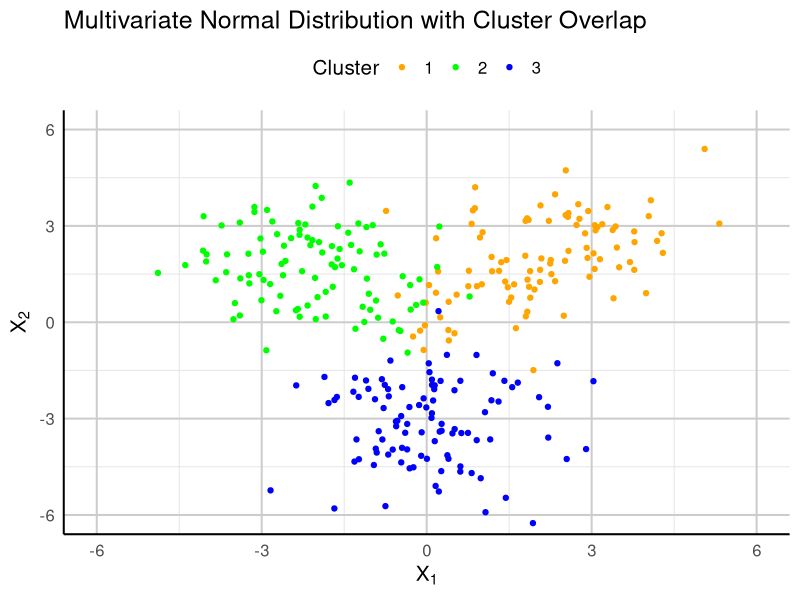
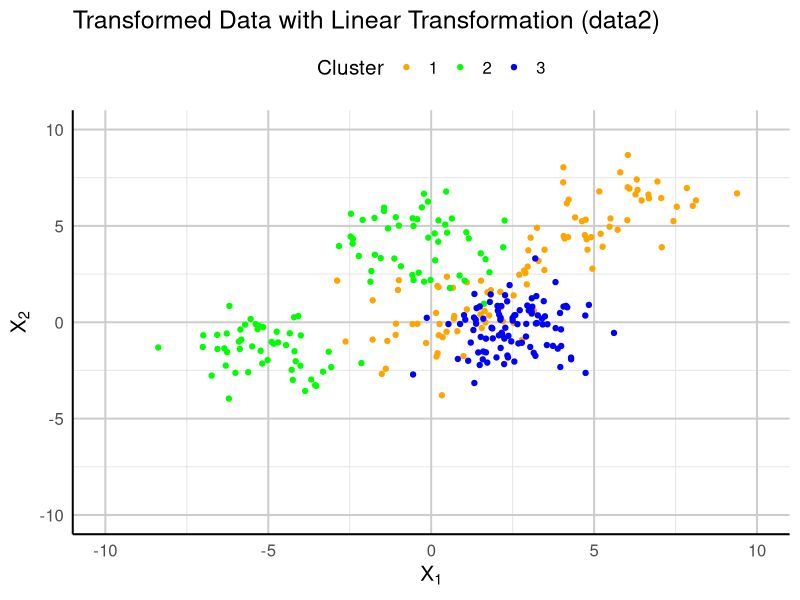

Here is the R script that generated these plots, in order: (Note: a time limit stopped this script after it produced the figures.)
# Function
rand.index <- function(true_labels, predicted_labels) {
  if (length(true_labels) != length(predicted_labels)) {
    stop("The length of the two label vectors must be the same.")
  }
  
  contingency_table <- table(true_labels, predicted_labels)
  
  a <- sum(choose(contingency_table, 2))
  b <- sum(choose(rowSums(contingency_table), 2)) - a
  c <- sum(choose(colSums(contingency_table), 2)) - a
  d <- choose(sum(contingency_table), 2) - (a + b + c)
  
  rand_index <- (a + d) / (a + b + c + d)
  return(rand_index)
}



try = function(dat1, dat2, itrN = 500, K=4, k_near=5){
  dat1_cl = kmeans(dat1, K)$cluster
  dat2_cl = kmeans(dat2, K)$cluster
  
  N = nrow(dat1)
  
  # calculate pairwise distance for both datasets
  dat1_dist = as.matrix(dist(dat1))
  dat2_dist = as.matrix(dist(dat2))
  
  # calculate the total distance for an observation  
  tot_dist1 = apply(dat1_dist,2,sum)
  tot_dist2 = apply(dat2_dist,2,sum)
  
  diag(dat1_dist) = NA
  diag(dat2_dist) = NA
  
  # a function that outputs the indices of k_near (number) closest neighbors
  '작은 값의 index를 반환하는 함수'
  k_near_take = function(x, k_near){
    order(x)[1:k_near]
  }
  
  dat1_near_mat = apply(dat1_dist, 2, k_near_take, k_near)
  dat2_near_mat = apply(dat2_dist, 2, k_near_take, k_near)
  
  
  rand1 = rep(NA, itrN)
  rand2 = rep(NA, itrN)
  
  # genearte itrN number of permutation samples
  for (itr in 1:itrN){
    # new permuted samples
    new_dat1 = dat1
    new_dat2 = dat2
    
    TF_ind = sample(c(T,F), size=N, replace=T)
    
    for (i in 1:N){
      if (TF_ind[i]){
        
        # calucluate the weights
        mix_coef1 = dat1_dist[i,dat1_near_mat[,i]]
        mix_coef1 = mix_coef1/sum(mix_coef1)
        mix_coef2 = dat2_dist[i,dat2_near_mat[,i]]
        mix_coef2 = mix_coef2/sum(mix_coef2)
        
        # calculate the weighted average
        new_dat2_point = apply(mix_coef1*dat2[dat1_near_mat[,i],],2,sum) 
        new_dat1_point = apply(mix_coef2*dat1[dat2_near_mat[,i],],2,sum) 
        
        new_dat1[i,] = new_dat1_point
        new_dat2[i,] = new_dat2_point
        
      } 
    }
    
    new_cl_dat1 = kmeans(new_dat1, K)
    new_cl_dat2 = kmeans(new_dat2, K)
    
    rand1[itr] = rand.index(new_cl_dat1$cluster, dat2_cl)
    rand2[itr] = rand.index(new_cl_dat2$cluster, dat1_cl)
  }
  
  return(list(ri1= rand1, ri2=rand2, rf= rand.index(dat2_cl, dat1_cl)))
}


# Load libraries
library(MASS)
library(ggplot2)
library(progress)

# Setting seed
set.seed(241007)

# Define centroids (mean vectors)
mu1 <- c(2, 2)
mu2 <- c(-2, 2)
mu3 <- c(0, -3)

# Adjusted covariance matrices for more overlap
cov1 <- matrix(c(1.5, 0.6, 0.6, 1.5), nrow = 2)
cov2 <- matrix(c(1.5, -0.4, -0.4, 1.5), nrow = 2)
cov3 <- matrix(c(1.5, 0.3, 0.3, 1.5), nrow = 2)

# Sampling 100 data points ~ MultiNormal dist for each centroid
cluster1 <- mvrnorm(100, mu = mu1, Sigma = cov1)
cluster2 <- mvrnorm(100, mu = mu2, Sigma = cov2)
cluster3 <- mvrnorm(100, mu = mu3, Sigma = cov3)

# Combine the data into a single data frame for ggplot
dat1 <- data.frame(
  X1 = c(cluster1[,1], cluster2[,1], cluster3[,1]),
  X2 = c(cluster1[,2], cluster2[,2], cluster3[,2]),
  Cluster = factor(rep(1:3, each = 100))
)

# Define colors for clusters
cluster_colors <- c("orange", "green", "blue")

# Create the ggplot
p <- ggplot(dat1, aes(x = X1, y = X2, color = Cluster)) +
  geom_point(size = 1.5) +
  # stat_ellipse(type = "norm", linetype = "dashed", size = 1) +  # Add ellipses
  scale_color_manual(values = cluster_colors) +
  labs(x = expression(X[1]), y = expression(X[2]), title = "Multivariate Normal Distribution with Cluster Overlap") +
  theme_minimal(base_size = 15) +
  theme(
    panel.grid.major = element_line(color = "grey80", linetype = "solid"),
    panel.grid.minor = element_line(color = "grey90", linetype = "solid"),
    axis.line = element_line(color = "black"),
    legend.position = "top"
  ) +
  coord_cartesian(xlim = c(-6, 6), ylim = c(-6, 6))

p

# Save the plot with high DPI
# ggsave("cluster_plot.png", plot = p, width = 8, height = 6, dpi = 1000)

# Define linear transformation parameters for each cluster
a1 <- 1.2; b1 <- c(3, -2)   # Transformation for Cluster 1
a2 <- 1.1; b2 <- c(-3, 2)   # Transformation for Cluster 2
a3 <- 0.9; b3 <- c(2, 3)    # Transformation for Cluster 3

# Apply linear transformation to each cluster
cluster1_transformed <- a1 * cluster1 + matrix(rep(b1, each = 100), ncol = 2, byrow = TRUE)
cluster2_transformed <- a2 * cluster2 + matrix(rep(b2, each = 100), ncol = 2, byrow = TRUE)
cluster3_transformed <- a3 * cluster3 + matrix(rep(b3, each = 100), ncol = 2, byrow = TRUE)

# Combine transformed data into a new data frame for plotting
dat2 <- data.frame(
  X1 = c(cluster1_transformed[,1], cluster2_transformed[,1], cluster3_transformed[,1]),
  X2 = c(cluster1_transformed[,2], cluster2_transformed[,2], cluster3_transformed[,2]),
  Cluster = factor(rep(1:3, each = 100))
)

# Define colors for clusters
cluster_colors <- c("orange", "green", "blue")

# Plot the transformed data
p2 <- ggplot(dat2, aes(x = X1, y = X2, color = Cluster)) +
  geom_point(size = 1.5) +
  scale_color_manual(values = cluster_colors) +
  labs(x = expression(X[1]), y = expression(X[2]), title = "Transformed Data with Linear Transformation (data2)") +
  theme_minimal(base_size = 15) +
  theme(
    panel.grid.major = element_line(color = "grey80", linetype = "solid"),
    panel.grid.minor = element_line(color = "grey90", linetype = "solid"),
    axis.line = element_line(color = "black"),
    legend.position = "top"
  ) +
  coord_cartesian(xlim = c(-10, 10), ylim = c(-10, 10))

p2

# Save the plot with high DPI
# ggsave("cluster_plot_no_ellipses.png", plot = p, width = 8, height = 6, dpi = 1000)


# 1 times simulation
m1 = as.matrix(dat1[, c("X1", "X2")])
m2 = as.matrix(dat2[, c("X1", "X2")])

output = try(m1, m2, itrN = 1000, K=3, k_near=10)

mean((output$ri2 + output$ri1) * 0.5 < output$rf)

# Initialize a vector to store the results from each run
distribution_results <- numeric(100)

# Create a progress bar
pb <- progress_bar$new(
  format = "  진행중 [:bar] :percent 완료 - 경과시간 :elapsed - 예상완료시간 :eta",
  total = 100, clear = FALSE, width = 60
)

# Run the process 100 times with a progress bar
for (i in 1:100) {
  output <- try(m1, m2, itrN = 1000, K = 3, k_near = 10)
  distribution_results[i] <- mean((output$ri2 + output$ri1) * 0.5 < output$rf)
  
  # Update the progress bar
  pb$tick()
}

# Plot the distribution of the results
hist(distribution_results, breaks = 20, col = "skyblue", 
     main = "Distribution of p-value",
     xlab = "Mean p-value", ylab = "Frequency")
